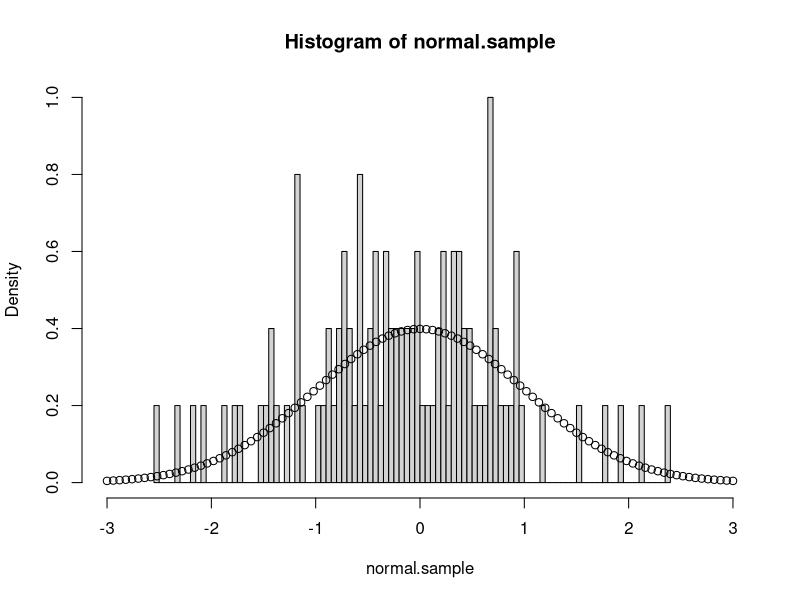
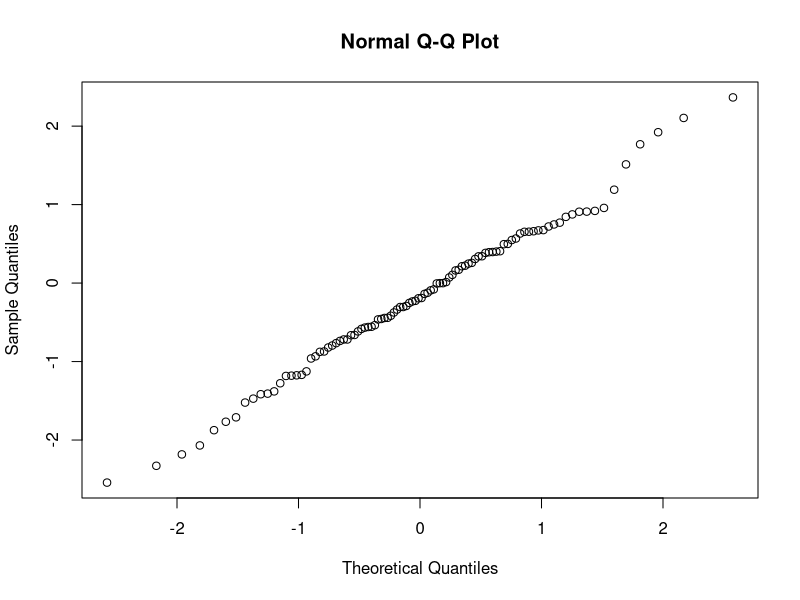
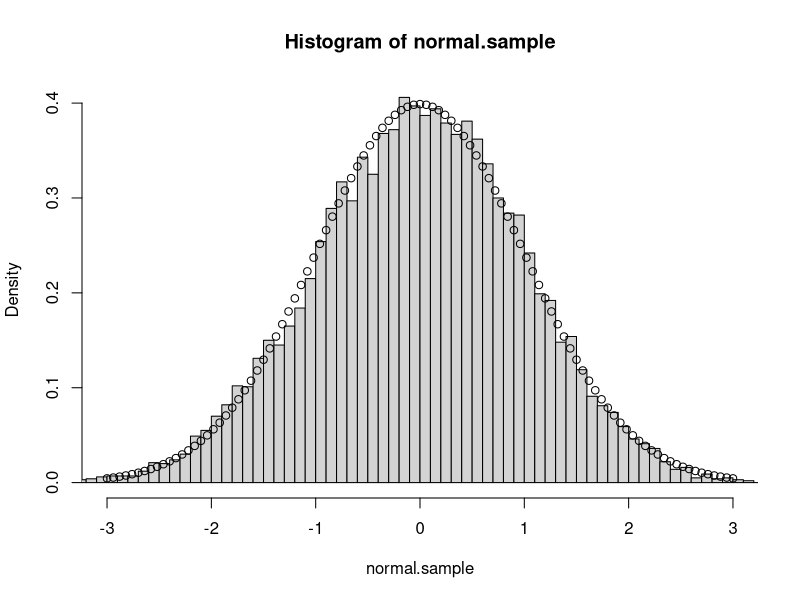
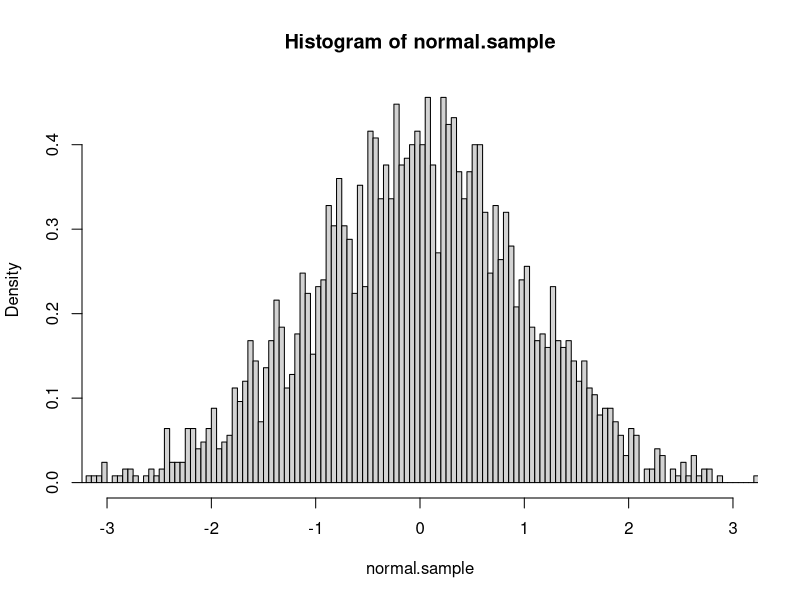
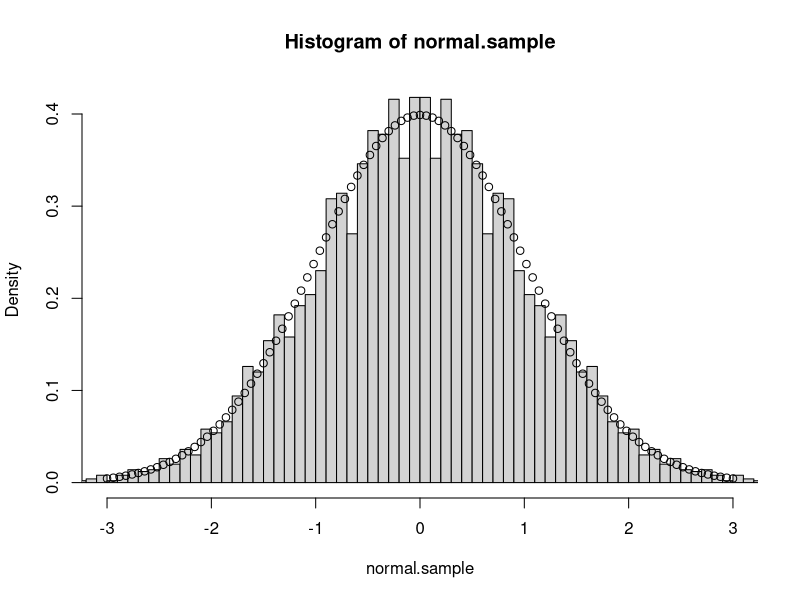

R code for these plots, in order:
## ---- chunk 1
normal.sample<-rnorm(100,0,1)
## ---- chunk 2
hist(normal.sample,
     xlim=c(-3,3),
     breaks=100,
     probability = T)

points(seq(-3,3,by=(3-(-3))/100),
       dnorm(seq(-3,3,by=(3-(-3))/100),0,1))

qqnorm(normal.sample)

shapiro.test(normal.sample)

var(normal.sample)
mean(normal.sample)
## ---- chunk 3

normal.sample<-rnorm(10000,0,1)

hist(normal.sample,
     xlim=c(-3,3),
     breaks=100,
     probability = T)

points(seq(-3,3,by=(3-(-3))/100),
       dnorm(seq(-3,3,by=(3-(-3))/100),0,1))

v<-var(normal.sample)
v
m<-mean(normal.sample)
m
## ---- chunk 4

normal.sample<-rnorm(2500,0,1)

hist(normal.sample,
     xlim=c(-3,3),
     breaks=100,
     probability = T)

var(normal.sample)

normal.sample<-c(normal.sample,-normal.sample)

hist(normal.sample,
     xlim=c(-3,3),
     breaks=100,
     probability = T)

points(seq(-3,3,by=(3-(-3))/100),
       dnorm(seq(-3,3,by=(3-(-3))/100),0,1))

v<-var(normal.sample)
v
mean(normal.sample)
## ---- chunk 5
normal.sample<-round(normal.sample,digits=2)

mean(normal.sample)
var(normal.sample)

## ---- chunk 6

x<-rnorm(2500,0,1)
y<- -x
sum(x+y)
sum(c(x,y))

## ---- chunk 7

sum(cbind(x,y))
sum(rbind(x,y))

